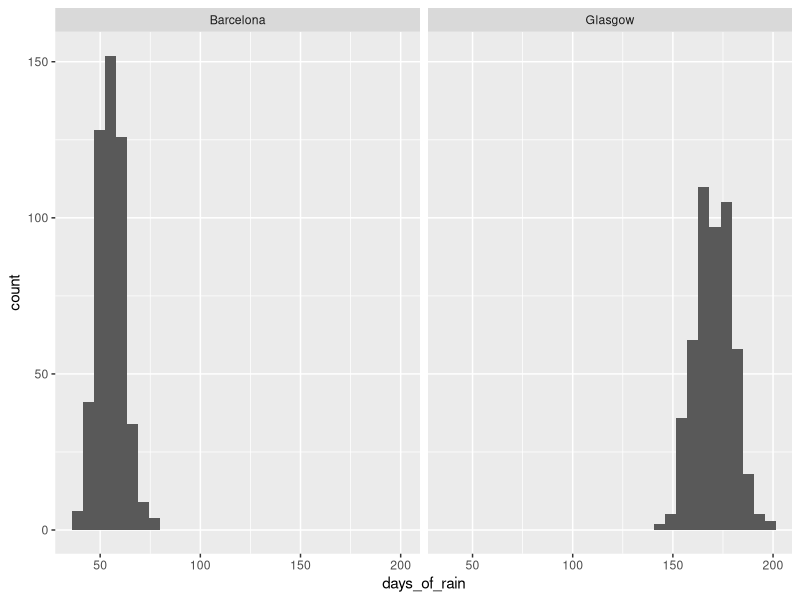

The R script that drew this image:
## ---- chunk 1
library("kableExtra")
library("tidyverse")

## paste
.p <- paste0

## .fraction
.f <- function(x, y) {
  paste0("\\frac{", x, "}{", y, "}")
}

## y-bar
.yb1 <- function(x) {
  paste0("$\\bar{Y}_{", x, "}$")
}

.yb2 <- function(x) {
  paste0("\\bar{Y}_{", x, "}")
}

## subtraction term
.st <- function(x, y, bracket = NULL) {
  if (is.null(bracket)) {
    paste0(x, " - ", y)
  } else {
    paste0(bracket[1], x, " - ", y, bracket[2])
  }
}

.rb <- c("(", ")")
.dr <- c("\\displaystyle\\left(", "\\right)")
.ds <- c("\\displaystyle\\left[", "\\right]")
## ---- chunk 2
rainy_days <- tibble(city = rep(c("Barcelona", "Glasgow"), each = 500),
       days_of_rain = c(rbinom(500, 365, 55/365),
                        rbinom(500, 365, 170/365))) 

rainy_days %>%
  ggplot(aes(days_of_rain)) +
  geom_histogram() +
  facet_wrap(~ city)
## ---- chunk 3
rainy_days %>%
  group_by(city) %>%
  summarise(sd = sd(days_of_rain))
## ---- chunk 4
tribble(~Term, ~Definition,
        "**Bernoulli trial**", "An event with a binary outcome, with one outcome considered 'success'",
        "**proportion**", "The ratio of successes to the total number of Bernoulli trials",
        "**odds**", "The ratio of successes to failures",
        "**log odds**", "The (natural) log of the odds") %>% knitr::kable()
## ---- chunk 5
knitr::include_app("https://shiny.psy.gla.ac.uk/Dale/logit", "500px")
